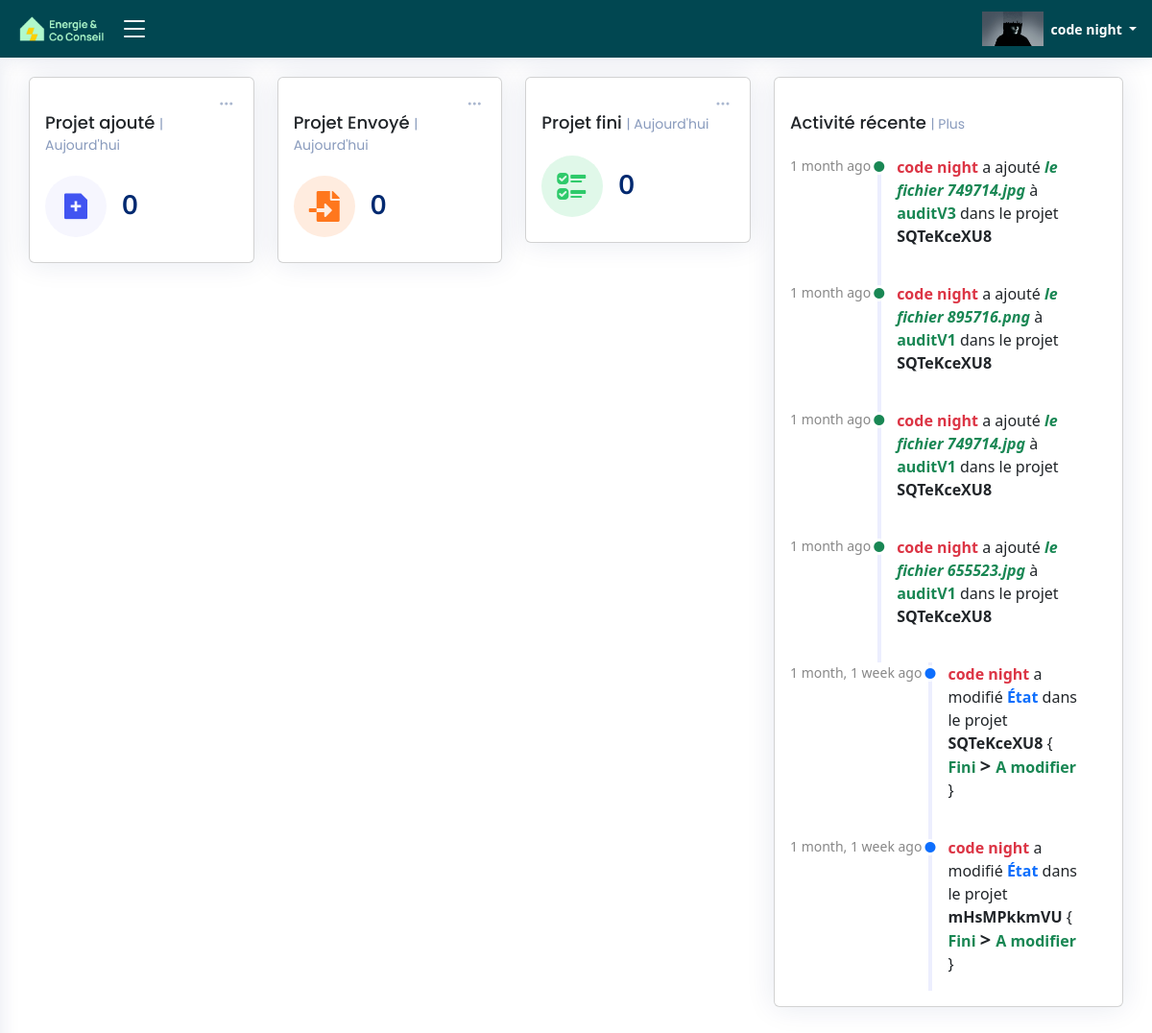
/be_home_page/ (signed in), run on an earlier commit of the app's database.
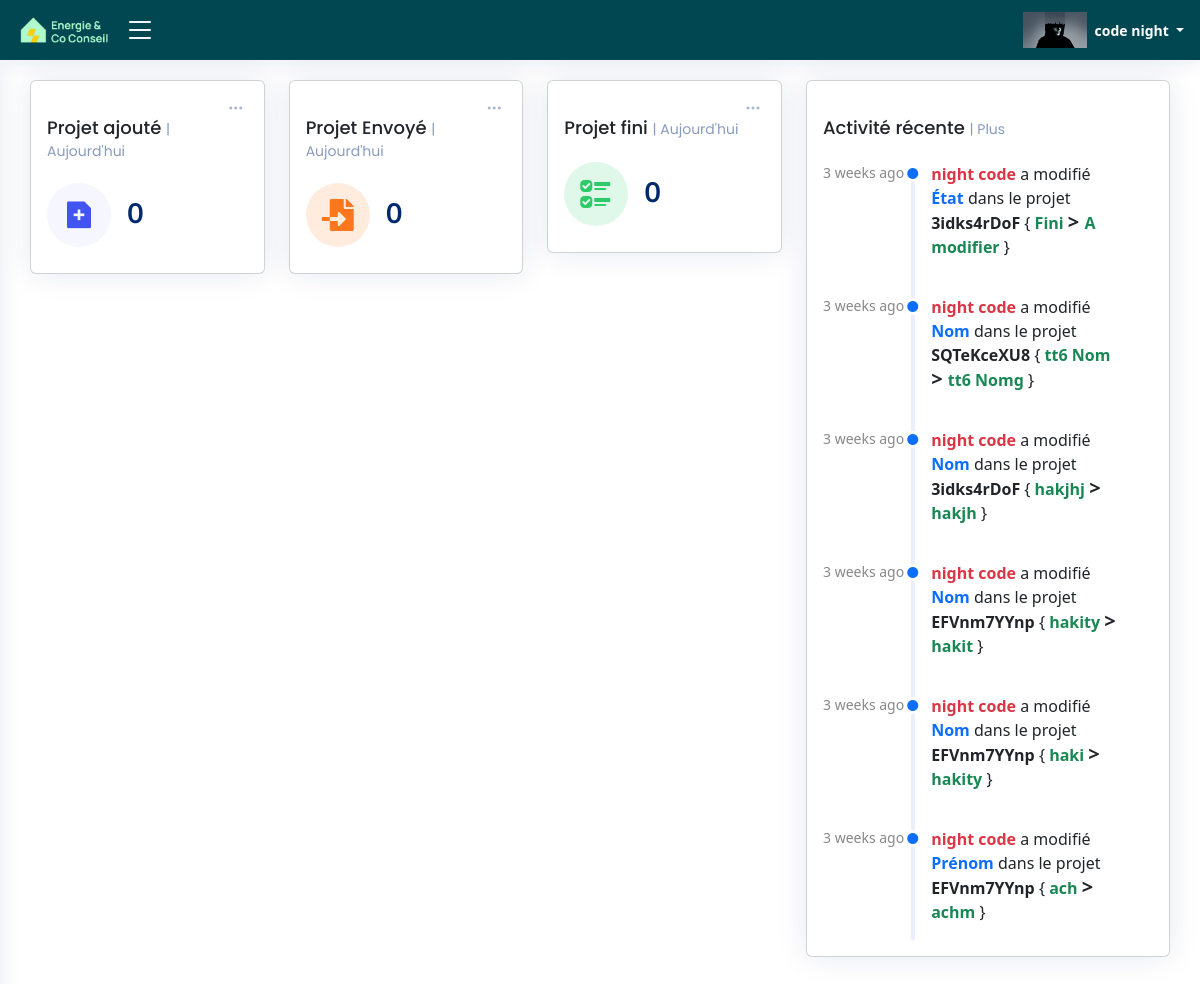
And on a later commit of the database.
### ERapp/models.py (models this page shows, shortened)
class Activities_be(models.Model):
    Activity_id = models.CharField(max_length=255,blank=True)
    Activity_user = models.CharField(max_length=255,blank=True)
    Activity_user_email = models.CharField(max_length=255,blank=True)
    Activity_table = models.CharField(max_length=255,blank=True)
    Activity_date = models.DateTimeField(default=timezone.now)
    Activity_project_id = models.CharField(max_length=255,blank=True)
    Activity_name = models.CharField(max_length=255,blank=True)
    Activity_before = models.CharField(max_length=255,blank=True)
    Activity_after = models.CharField(max_length=255,blank=True)
    Activity_add = models.BooleanField(default=False)
    Activity_add_2 = models.BooleanField(default=False)
    Activity_edit = models.BooleanField(default=False)
    Activity_delete = models.BooleanField(default=False)
    Activity_add_client = models.BooleanField(default=False)
    Activity_be = models.BooleanField(default=False)

### ERapp/views.py (the view)
@login_required
def BE_home_page(request):
    user_=request.user
    data = TableData001.objects.all()
    activities_audit = Activities_be.objects.order_by("-Activity_date")[:6]
    today = timezone.now()
    first_day_of_year = date(today.year, 1, 1)
    first_day_of_month = date(today.year, today.month, 1)
    client_count_added_today = TableData001.objects.filter(creation_time__date=today,bureau_d_etude=user_.com_name).count()
    client_count_added_month = TableData001.objects.filter(creation_time__range=(first_day_of_month, timezone.now()),bureau_d_etude=user_.com_name).count()
    client_count_added_year= TableData001.objects.filter(creation_time__range=(first_day_of_year, timezone.now()),bureau_d_etude=user_.com_name).count()
    client_count_envoye_today = TableData001.objects.filter(Envoye_time__date=today,bureau_d_etude=user_.com_name).count()
    client_count_envoye_month = TableData001.objects.filter(Envoye_time__range=(first_day_of_month, timezone.now()),bureau_d_etude=user_.com_name).count()
    client_count_envoye_year= TableData001.objects.filter(Envoye_time__range=(first_day_of_year, timezone.now()),bureau_d_etude=user_.com_name).count()
    client_count_fini_today = TableData001.objects.filter(fini_time__date=today,bureau_d_etude=user_.com_name).count()
    client_count_fini_month = TableData001.objects.filter(fini_time__range=(first_day_of_month, timezone.now()),bureau_d_etude=user_.com_name).count()
    client_count_fini_year= TableData001.objects.filter(fini_time__range=(first_day_of_year, timezone.now()),bureau_d_etude=user_.com_name).count()
    return render(request, 'html/BE_home_page.html', {'data':data,
                                                        'activities_audit':activities_audit,
                                                        'client_count_added_today':client_count_added_today,
                                                        'client_count_added_month':client_count_added_month,
                                                        'client_count_added_year':client_count_added_year,
                                                        'client_count_envoye_today':client_count_envoye_today,
                                                        'client_count_envoye_month':client_count_envoye_month,
                                                        'client_count_envoye_year':client_count_envoye_year,
                                                        'client_count_fini_today':client_count_fini_today,
                                                        'client_count_fini_month':client_count_fini_month,
                                                        'client_count_fini_year':client_count_fini_year})

### ERapp/templates/html/BE_home_page.html (shortened to what the changed rows need)
{% load static %}
{% load l10n %}
{% load humanize %}
<!DOCTYPE html>
<html lang="fr">
<head>
  <link rel="stylesheet" href="https://cdnjs.cloudflare.com/ajax/libs/font-awesome/5.15.3/css/all.min.css">
  <link href="{% static 'css/style.css' %}" rel="stylesheet" type="text/css">
  <link href="{% static 'vendor/bootstrap/css/bootstrap.min.css' %}" rel="stylesheet">
  <link href="{% static 'vendor/bootstrap-icons/bootstrap-icons.css' %}" rel="stylesheet">
  <link href="{% static 'vendor/boxicons/css/boxicons.min.css' %}" rel="stylesheet">
  <link href="{% static 'vendor/quill/quill.snow.css' %}" rel="stylesheet">
  <link href="{% static 'vendor/quill/quill.bubble.css' %}" rel="stylesheet">
  <link href="{% static 'vendor/remixicon/remixicon.css' %}" rel="stylesheet">
  <link href="{% static 'vendor/simple-datatables/style.css' %}" rel="stylesheet">
</head>
<body onload="load()">
  {% if user.is_authenticated  and "ai" in user.role %}
  <main id="main" class="main">
    <section class="section dashboard">
        <div class="row">
          <div class="col-lg-4">
            <div class="card">
              <div class="card-body">
                <div class="activity">
                  {% for A_AU in activities_audit %}
                    {% if A_AU.Activity_edit %}
                      <div class="activity-item d-flex">
                        <div class="activite-label">{{A_AU.Activity_date|naturaltime}}</div>
                        <i class="bi bi-circle-fill activity-badge text-primary align-self-start"></i>
                        <div class="activity-content">
                          <p class="Activities_audit_p"><b  class="fw-bold text-danger">{{A_AU.Activity_user}}</b> a modifié <b class="fw-bold text-primary">{{A_AU.Activity_name}}</b> dans le projet <b class="fw-bold text-dark">{{A_AU.Activity_project_id}}</b> { <b class="fw-bold text-success ">{{A_AU.Activity_before}}</b> <b class="fw-bold text-dark h5"> &gt </b> <b class="fw-bold text-success ">{{A_AU.Activity_after}}</b> } </p>
                        </div>
                      </div>
                    {% endif %}
                    {% if A_AU.Activity_add %}
                      <div class="activity-item d-flex">
                        <div class="activite-label">{{A_AU.Activity_date|naturaltime}}</div>
                        <i class="bi bi-circle-fill activity-badge text-success align-self-start"></i>
                        <div class="activity-content">
                          <p class="Activities_audit_p"><b class=" text-danger">{{A_AU.Activity_user}}</b> a ajouté <i class="fw-bold text-success">{{A_AU.Activity_before}}</i> à <b class="fw-bold text-success ">{{A_AU.Activity_after}}</b> dans le projet <b class="fw-bold text-dark">{{A_AU.Activity_project_id}}</b></p>
                        </div>
                      </div>
                    {% endif %}
                  {% endfor %}
                </div>
              </div>
            </div>
          </div>
        </div>
    </section>
  </main>
  {% else %}
  <script>
    window.location.href = "{% url 'not_logged_in' %}";
  </script>
  {% endif %}
</body>
</html>

What changed in the data, as far as the page shows it:
no longer on this page (row unchanged): Activities_be: Activity_date "1 month ago", Activity_user "code night", Activity_before "le fichier 749714.jpg", Activity_after "auditV3", Activity_project_id "SQTeKceXU8"
no longer on this page (row unchanged): Activities_be: Activity_date "1 month ago", Activity_user "code night", Activity_before "le fichier 895716.png", Activity_after "auditV1", Activity_project_id "SQTeKceXU8"
no longer on this page (row unchanged): Activities_be: Activity_date "1 month ago", Activity_user "code night", Activity_before "le fichier 749714.jpg", Activity_after "auditV1", Activity_project_id "SQTeKceXU8"
no longer on this page (row unchanged): Activities_be: Activity_date "1 month ago", Activity_user "code night", Activity_before "le fichier 655523.jpg", Activity_after "auditV1", Activity_project_id "SQTeKceXU8"
no longer on this page (row unchanged): Activities_be: Activity_date "1 month, 1 week ago", Activity_user "code night", Activity_name "État", Activity_project_id "SQTeKceXU8", Activity_before "Fini", Activity_after "A modifier"
no longer on this page (row unchanged): Activities_be: Activity_date "1 month, 1 week ago", Activity_user "code night", Activity_name "État", Activity_project_id "mHsMPkkmVU", Activity_before "Fini", Activity_after "A modifier"
added Activities_be: Activity_date "3 weeks ago", Activity_user "night code", Activity_name "État", Activity_project_id "3idks4rDoF", Activity_before "Fini", Activity_after "A modifier"
added Activities_be: Activity_date "3 weeks ago", Activity_user "night code", Activity_name "Nom", Activity_project_id "SQTeKceXU8", Activity_before "tt6 Nom", Activity_after "tt6 Nomg"
added Activities_be: Activity_date "3 weeks ago", Activity_user "night code", Activity_name "Nom", Activity_project_id "3idks4rDoF", Activity_before "hakjhj", Activity_after "hakjh"
added Activities_be: Activity_date "3 weeks ago", Activity_user "night code", Activity_name "Nom", Activity_project_id "EFVnm7YYnp", Activity_before "hakity", Activity_after "hakit"
added Activities_be: Activity_date "3 weeks ago", Activity_user "night code", Activity_name "Nom", Activity_project_id "EFVnm7YYnp", Activity_before "haki", Activity_after "hakity"
added Activities_be: Activity_date "3 weeks ago", Activity_user "night code", Activity_name "Prénom", Activity_project_id "EFVnm7YYnp", Activity_before "ach", Activity_after "achm"
